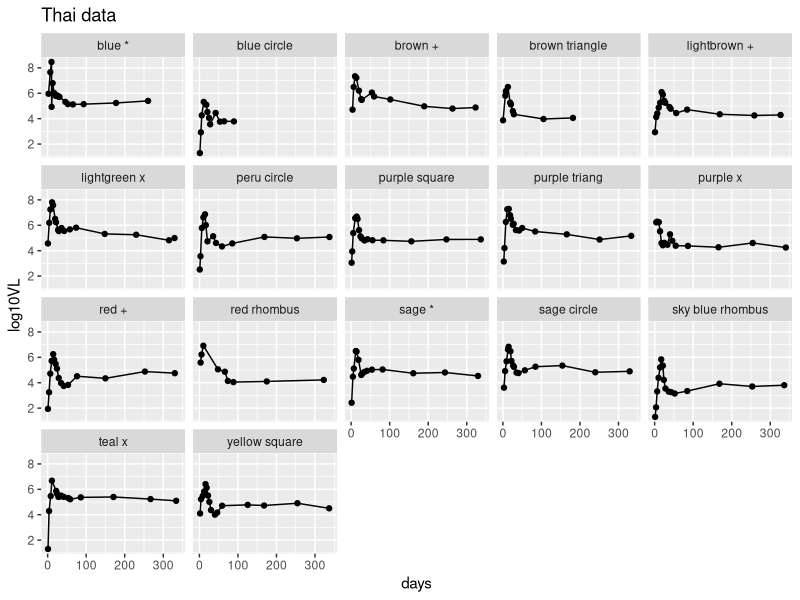
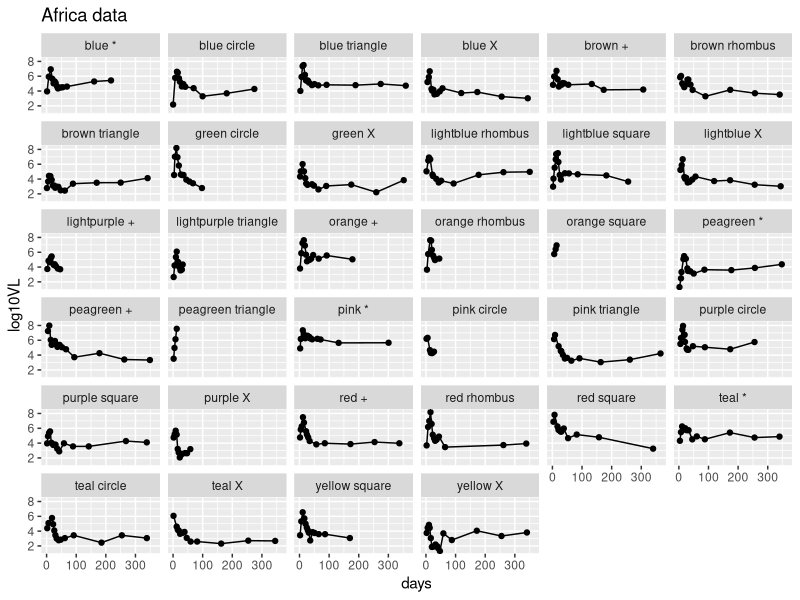

Write R code to recreate these figures, in order.
## ---- chunk 1
library(tidyverse)
knitr::opts_chunk$set(echo = TRUE)
## ---- chunk 2

thai_header = read.csv("wpd_thai.csv", nrows = 1, header = F, stringsAsFactors = F)[1,] %>%
  unlist(., use.names=FALSE) %>%
  na.omit()

africa_header = read.csv("wpd_africa.csv", nrows = 1, header = F, stringsAsFactors = F)[1,] %>%
  unlist(., use.names=FALSE) %>%
  na.omit()

thai_dat = read_csv("wpd_thai.csv", skip = 1)
africa_dat = read_csv("wpd_africa.csv", skip = 1)

## ---- chunk 3

process_data = function(data_in, header_dat){
  
  # set up a list for each pair of (X,Y)~(time,vl), and the color (id) variable from the header
  data_sets = data_frame(
    time_var = names(data_in)[grepl("X", names(data_in))],
    vl_var = names(data_in)[grepl("Y", names(data_in))],
    id_var = header_dat
  )
  
  # go through each id, select their (X,Y)~(time,vl) pair of data and stack them using
  # informative names
  data_sets %>% group_by(id_var) %>%
    do(pmap_df(., ~data_frame(days = data_in[[.x]], log10VL = data_in[[.y]]))) %>%
    drop_na
  
}

thai_long = process_data(thai_dat, thai_header) 
africa_long  = process_data(africa_dat, africa_header)

## ---- chunk 4

ggplot(thai_long, aes(x = days, y = log10VL)) +
  geom_point() +
  geom_line() +
  facet_wrap(~id_var) +
  ggtitle("Thai data")

## ---- chunk 5
ggplot(africa_long, aes(x = days, y = log10VL)) +
  geom_point() +
  geom_line() +
  facet_wrap(~id_var) +
  ggtitle("Africa data")

## ---- chunk 6

thai_long %>% mutate(data = "thai") %>%
  bind_rows(africa_long %>% mutate(data = "africa")) %>%
  write_csv("wpd_all.csv")

